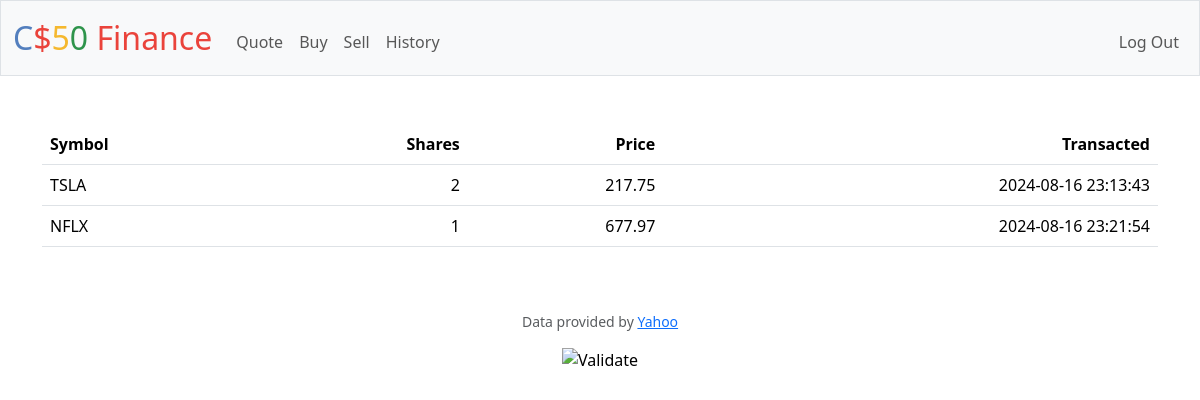
/history (signed in), run on an earlier commit of the app's database.
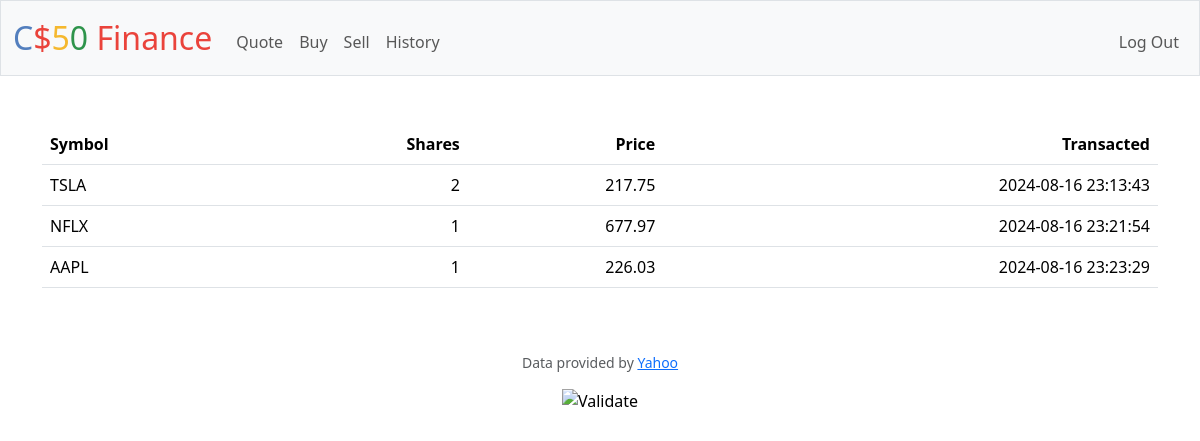
And on a later commit of the database.
### tables this page shows
CREATE TABLE 'buydata' ("id" INTEGER NOT NULL, "symbol" TEXT NOT NULL, "shares" INTEGER NOT NULL DEFAULT 0, "time" DATETIME NOT NULL, 'cost'  FLOAT NOT NULL );

### app.py (the view)
@app.route("/history")
@login_required
def history():
    if request.method == "GET":
        bhai = db.execute("SELECT * FROM buydata WHERE id = (?)",session["user_id"] )
        salmon = db.execute("SELECT * FROM selldata WHERE id = (?)",session["user_id"])
        return render_template("history.html",bhai = bhai, salmon = salmon)
    return apology("TODO")

### app.py (called while the page is built)
@app.after_request
def after_request(response):
    response.headers["Cache-Control"] = "no-cache, no-store, must-revalidate"
    response.headers["Expires"] = 0
    response.headers["Pragma"] = "no-cache"
    return response

### helpers.py (called while the page is built)
def login_required(f):
    @wraps(f)
    def decorated_function(*args, **kwargs):
        if session.get("user_id") is None:
            return redirect("/login")
        return f(*args, **kwargs)
    return decorated_function

### templates/history.html (shortened to what this page needs)
{% extends "layout.html" %}
{% block main %}
<table class="table">
    <thead>
        <tr>
            <th class="text-start">Symbol</th>
            <th class="text-end">Shares</th>
            <th class="text-end">Price</th>
            <th class="text-end">Transacted</th>
        </tr>
    </thead>
    <tbody>
            {% for shi in bhai %}
            <tr>
                <td class="text-start">{{shi.symbol}}</td>
                <td class="text-end">{{shi.shares}}</td>
                <td class="text-end">{{shi.cost}}</td>
                <td class="text-end">{{shi.time}}</td>
            </tr>
            {% endfor %}
    </tbody>
</table>
{% endblock %}

### templates/layout.html (shortened to what this page needs)
<!DOCTYPE html>
<html lang="en">
    <head>
        <link href="https://cdn.jsdelivr.net/npm/bootstrap@5.3.3/dist/css/bootstrap.min.css" rel="stylesheet">
        <link href="/static/styles.css" rel="stylesheet">
    </head>
    <body>
        <nav class="bg-light border navbar navbar-expand-md navbar-light">
            <div class="container-fluid">
                <a class="navbar-brand" href="/"><span class="blue">C</span><span class="red">$</span><span class="yellow">5</span><span class="green">0</span> <span class="red">Finance</span></a>
                <div class="collapse navbar-collapse" id="navbar">
                    {% if session["user_id"] %}
                        <ul class="navbar-nav me-auto mt-2">
                            <li class="nav-item"><a class="nav-link" href="/quote">Quote</a></li>
                            <li class="nav-item"><a class="nav-link" href="/buy">Buy</a></li>
                            <li class="nav-item"><a class="nav-link" href="/sell">Sell</a></li>
                            <li class="nav-item"><a class="nav-link" href="/history">History</a></li>
                        </ul>
                        <ul class="navbar-nav ms-auto mt-2">
                            <li class="nav-item"><a class="nav-link" href="/logout">Log Out</a></li>
                        </ul>
                    {% else %}
                        <ul class="navbar-nav ms-auto mt-2">
                            <li class="nav-item"><a class="nav-link" href="/register">Register</a></li>
                            <li class="nav-item"><a class="nav-link" href="/login">Log In</a></li>
                        </ul>
                    {% endif %}
                </div>
            </div>
        </nav>
        <main class="container py-5 text-center">
            {% block main %}{% endblock %}
        </main>
        <footer class="mb-5">
            <p class="mb-3 small text-center text-muted">
                Data provided by <a href="https://finance.yahoo.com/">Yahoo</a>
            </p>
            <form action="https://validator.w3.org/check" class="text-center" enctype="multipart/form-data" method="post" target="_blank">
                <input alt="Validate" src="/static/I_heart_validator.png" type="image">
            </form>
        </footer>
    </body>
</html>

### static/styles.css (style rules this page uses)
nav .navbar-brand { font-size: xx-large; }
nav .navbar-brand .blue { color: #537fbe; }
nav .navbar-brand .red { color: #ea433b; }
nav .navbar-brand .yellow { color: #f5b82e; }
nav .navbar-brand .green { color: #2e944b; }

What changed in the data, as far as the page shows it:
added buydata: symbol "AAPL", shares "1", cost "226.03", time "2024-08-16 23:23:29"
